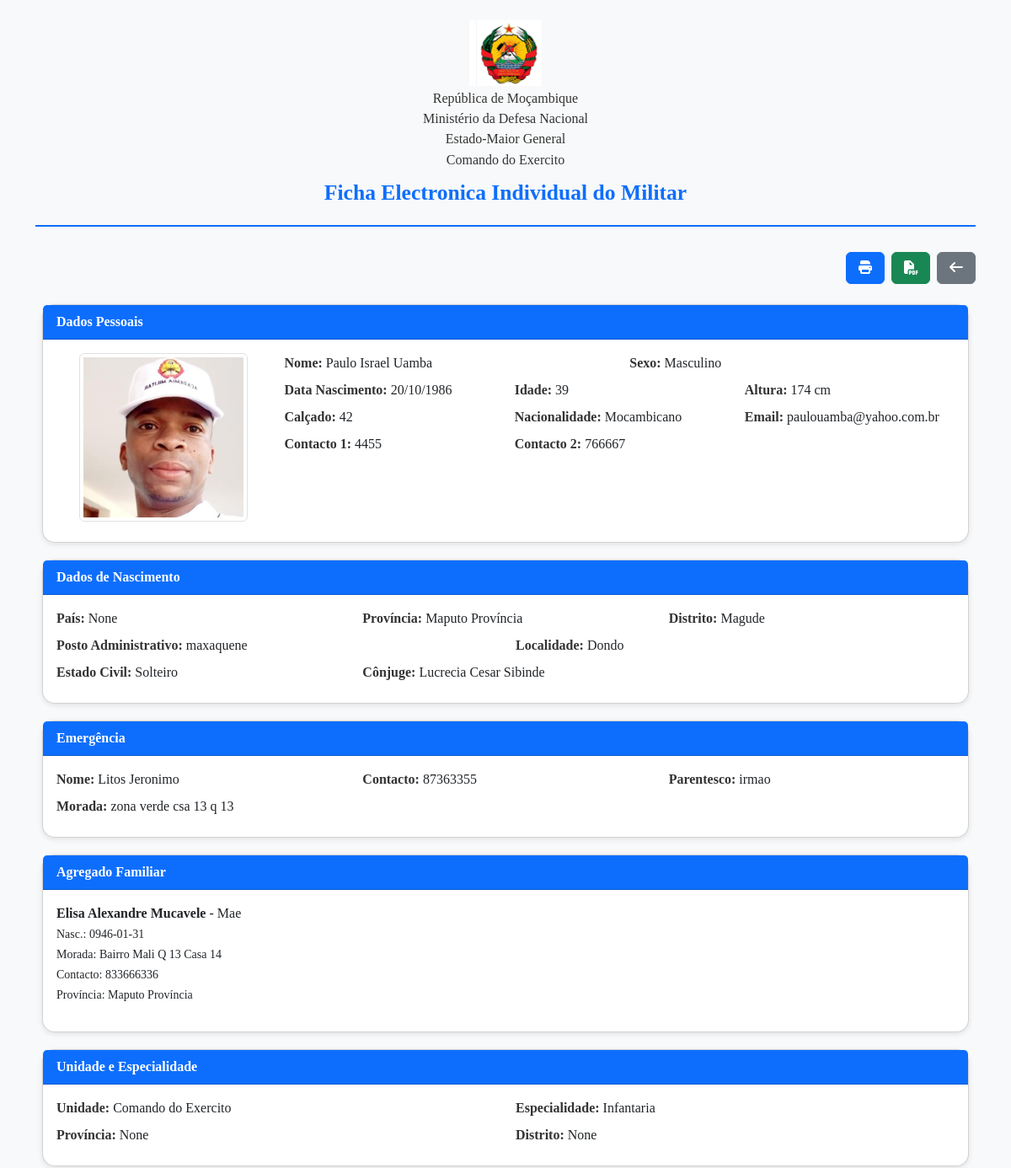
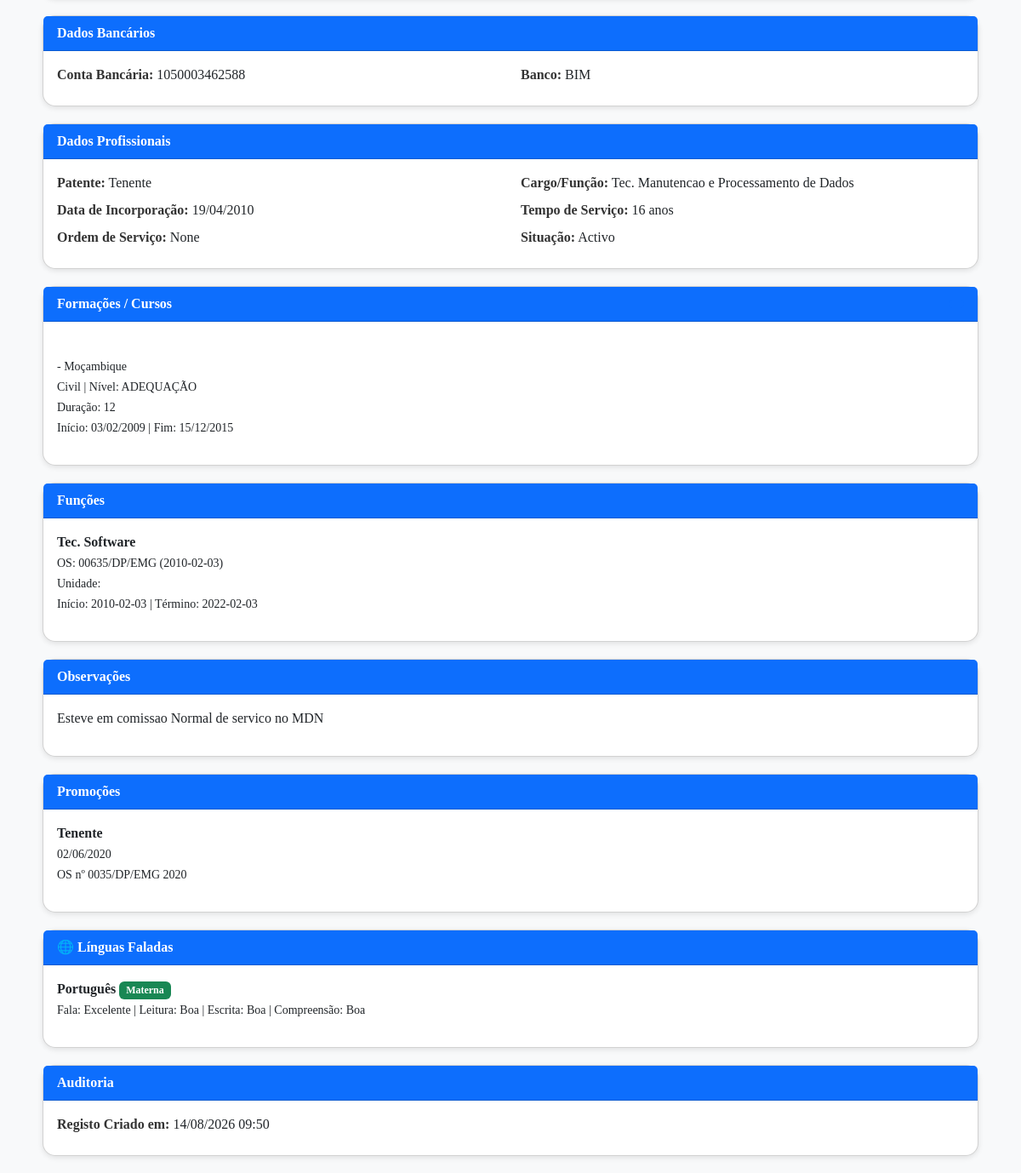
The page /militar/1 on the database its author committed (2 pictures, top to bottom).
### app.py (models this page shows, shortened)
class Militar(db.Model):
    __tablename__ = 'militares'
    id = db.Column(db.Integer, primary_key=True)
    foto = db.Column(db.String(200))
    familiares = db.relationship("Familiar", back_populates="militar", cascade="all, delete-orphan")
    formacoes = db.relationship("Formacao", back_populates="militar", cascade="all, delete-orphan")
    lista_funcoes = db.relationship("Funcao", back_populates="militar", cascade="all, delete-orphan")
    promocoes = db.relationship("Promocao", back_populates="militar", cascade="all, delete-orphan")
    linguas = db.relationship("Lingua", back_populates="militar", cascade="all, delete-orphan")
    nome_completo = db.Column(db.String, nullable=False)
    sexo = db.Column(db.String)
    data_nascimento = db.Column(db.Date)
    idade = db.Column(db.Integer)
    altura = db.Column(db.Integer)
    numero_calcado = db.Column(db.Integer)
    nacionalidade = db.Column(db.String)
    email = db.Column(db.String)
    contacto1 = db.Column(db.String)
    contacto2 = db.Column(db.String)
    patente = db.Column(db.String)
    cargo_funcao = db.Column(db.String)
    regime = db.Column(db.String)
    nuit = db.Column(db.String)
    numero_bi = db.Column(db.String)
    data_emissao_bi = db.Column(db.Date)
    numero_bi_militar = db.Column(db.String)
    validade_bi_militar = db.Column(db.Date)
    numero_passaporte = db.Column(db.String)
    data_emissao_passaporte = db.Column(db.Date)
    pais_nascimento = db.Column(db.String)
    provincia_nascimento = db.Column(db.String)
    distrito_nascimento = db.Column(db.String)
    posto_administrativo = db.Column(db.String)
    localidade = db.Column(db.String)
    estado_civil = db.Column(db.String)
    conjuge = db.Column(db.String)
    data_incorporacao = db.Column(db.Date)
    tempo_servico = db.Column(db.Integer)
    situacao = db.Column(db.String)
    ordem_servico = db.Column(db.String)
    data_ultima_promocao = db.Column(db.Date)
    numero_os_ultima_promocao = db.Column(db.String)
    nivel_academico = db.Column(db.String)
    contacto_emergencia = db.Column(db.String)
    parentesco_emergencia = db.Column(db.String)
    nome_emergencia = db.Column(db.String(100))
    morada_emergencia = db.Column(db.String(200))
    observacoes = db.Column(db.Text)
    especialidade = db.Column(db.String)
    unidade = db.Column(db.String)   # ✔ corrigido: é String, não unidade_id
    provincia = db.Column(db.String)
    distrito = db.Column(db.String)
    conta_bancaria = db.Column(db.String)
    banco = db.Column(db.String)
    tipo_conducao = db.Column(db.String)
    tempo_experiencia_conducao = db.Column(db.Integer)
    tipo_carta = db.Column(db.String)
    numero_carta = db.Column(db.String)
    validade_carta = db.Column(db.Date)
    situacao = db.Column(db.String(50))
    data_obito = db.Column(db.Date, nullable=True)
    causa_obito = db.Column(db.String(100), nullable=True)
    obs_obito = db.Column(db.Text, nullable=True)
    created_at = db.Column(db.DateTime, default=db.func.current_timestamp())
    updated_at = db.Column(db.DateTime, default=db.func.current_timestamp(), onupdate=db.func.current_timestamp())
    criado_por = db.Column(db.String(50))
    criado_em = db.Column(db.DateTime, default=datetime.utcnow)
    atualizado_por = db.Column(db.String(50))
    atualizado_em = db.Column(db.DateTime, onupdate=datetime.utcnow)

class Familiar(db.Model):
    __tablename__ = 'familiares'
    id = db.Column(db.Integer, primary_key=True)
    nome = db.Column(db.String, nullable=False)
    grau_parentesco = db.Column(db.String)
    data_nasc = db.Column(db.Date)
    provincia = db.Column(db.String)
    morada = db.Column(db.String)
    telefone = db.Column(db.String)
    observacoes = db.Column(db.Text)
    militar_id = db.Column(db.Integer, db.ForeignKey('militares.id'))
    militar = db.relationship("Militar", back_populates="familiares")

class Formacao(db.Model):
    __tablename__ = 'formacoes'
    id = db.Column(db.Integer, primary_key=True)
    curso = db.Column(db.String, nullable=False)
    estabelecimento = db.Column(db.String)
    tipo_curso = db.Column(db.String)     # ✔ acrescentado
    nivel = db.Column(db.String)          # ✔ acrescentado
    duracao = db.Column(db.String)        # ✔ acrescentado
    pais = db.Column(db.String)           # ✔ acrescentado
    data_inicio = db.Column(db.Date)
    data_final = db.Column(db.Date)
    observacoes = db.Column(db.Text)
    militar_id = db.Column(db.Integer, db.ForeignKey('militares.id'), nullable=False)
    militar = db.relationship("Militar", back_populates="formacoes")

class Funcao(db.Model):
    __tablename__ = 'funcoes'
    id = db.Column(db.Integer, primary_key=True)
    nome = db.Column(db.String, nullable=False)
    ordem_servico = db.Column(db.String, nullable=True)
    data_ordem = db.Column(db.Date, nullable=True)
    unidade = db.Column(db.String, nullable=True)  # texto simples
    inicio = db.Column(db.Date, nullable=True)
    termino = db.Column(db.Date, nullable=True)
    observacoes = db.Column(db.Text, nullable=True)
    militar_id = db.Column(db.Integer, db.ForeignKey('militares.id'))
    militar = db.relationship("Militar", back_populates="lista_funcoes")

class Promocao(db.Model):
    __tablename__ = 'promocoes'
    id = db.Column(db.Integer, primary_key=True)
    patente = db.Column(db.String)
    data = db.Column(db.Date)
    numero_os = db.Column(db.String)
    observacoes = db.Column(db.Text)
    militar_id = db.Column(db.Integer, db.ForeignKey('militares.id'), nullable=False)
    militar = db.relationship("Militar", back_populates="promocoes")
    militar_ref = db.relationship("Militar", overlaps="militar")

class Lingua(db.Model):
    __tablename__ = "linguas"
    id = db.Column(db.Integer, primary_key=True)
    nome = db.Column(db.String(100), nullable=False)
    fala = db.Column(db.String(50))
    leitura = db.Column(db.String(50))
    escrita = db.Column(db.String(50))
    compreensao = db.Column(db.String(50))
    materna = db.Column(db.Boolean)
    militar_id = db.Column(db.Integer, db.ForeignKey("militares.id"))
    militar = db.relationship("Militar", back_populates="linguas")

### app.py (the view)
@app.route('/militar/<int:id>')
def ficha_militar(id):
    militar = Militar.query.get_or_404(id)
    return render_template("ficha_militar.html", militar=militar)

### templates/ficha_militar.html (shortened to what this page needs)
<!DOCTYPE html>
<html lang="pt">
<head>
  <link rel="stylesheet" href="{{ url_for('static', filename='bootstrap-5.3.8-dist/css/bootstrap.min.css', _external=True) }}">
  <link rel="stylesheet" href="{{ url_for('static', filename='css/all.min.css', _external=True) }}">
</head>
<body class="container mt-4">
  <div class="cabecalho">
    <img src="{{ url_for('static', filename='emblem.png', _external=True) }}" alt="Emblema Nacional">
    <h6>República de Moçambique</h6>
    <h6>Ministério da Defesa Nacional</h6>
    <h6>Estado-Maior General</h6>
    <h6>Comando do Exercito</h6>
    <h5>Ficha Electronica Individual do Militar</h5>
  </div>
  <div class="d-flex justify-content-end gap-2 mb-4">
    <button class="btn btn-primary" onclick="window.print()">
      <i class="fas fa-print"></i>
    </button>
    <a href="/militar/{{ militar.id }}/pdf" class="btn btn-success">
      <i class="fas fa-file-pdf"></i>
    </a>
    <a href="{{ url_for('listar_militares') }}" class="btn btn-secondary">
      <i class="fas fa-arrow-left"></i>
    </a>
  </div>
  <div class="card">
    <div class="card-header">Dados Pessoais</div>
    <div class="card-body p-3 row g-3">
	<div class="col-md-3 text-center ms-auto">
	  {% if militar.foto %}
		{% if '.' in militar.foto %}
		  <img src="{{ url_for('static', filename='uploads/' ~ militar.foto) }}"
			   alt="Foto do Militar" class="img-thumbnail mb-2" style="max-width: 200px;">
		{% else %}
		  <img src="{{ url_for('static', filename='uploads/' ~ militar.foto ~ '.JPG') }}"
			   alt="Foto do Militar" class="img-thumbnail mb-2" style="max-width: 200px;">
		{% endif %}
	  {% else %}
		<p class="text-muted">Sem foto cadastrada</p>
	  {% endif %}
	</div>
      <div class="col-md-9">
        <div class="row">
          <div class="col-md-6 campo"><strong>Nome:</strong> {{ militar.nome_completo }}</div>
          <div class="col-md-6 campo"><strong>Sexo:</strong> {{ militar.sexo }}</div>
          <div class="col-md-4 campo"><strong>Data Nascimento:</strong> {{ militar.data_nascimento.strftime('%d/%m/%Y') if militar.data_nascimento else '' }}</div>
          <div class="col-md-4 campo"><strong>Idade:</strong> {{ militar.idade }}</div>
          <div class="col-md-4 campo"><strong>Altura:</strong> {{ militar.altura }} cm</div>
          <div class="col-md-4 campo"><strong>Calçado:</strong> {{ militar.numero_calcado }}</div>
          <div class="col-md-4 campo"><strong>Nacionalidade:</strong> {{ militar.nacionalidade }}</div>
          <div class="col-md-4 campo"><strong>Email:</strong> {{ militar.email }}</div>
          <div class="col-md-4 campo"><strong>Contacto 1:</strong> {{ militar.contacto1 }}</div>
          <div class="col-md-4 campo"><strong>Contacto 2:</strong> {{ militar.contacto2 }}</div>
        </div>
      </div>
    </div>
  </div>
  <div class="card">
    <div class="card-header">Dados de Nascimento</div>
    <div class="card-body p-3">
      <div class="row">
        <div class="col-md-4 campo"><strong>País:</strong> {{ militar.pais_nascimento }}</div>
        <div class="col-md-4 campo"><strong>Província:</strong> {{ militar.provincia_nascimento }}</div>
        <div class="col-md-4 campo"><strong>Distrito:</strong> {{ militar.distrito_nascimento }}</div>
        <div class="col-md-6 campo"><strong>Posto Administrativo:</strong> {{ militar.posto_administrativo }}</div>
        <div class="col-md-6 campo"><strong>Localidade:</strong> {{ militar.localidade }}</div>
        <div class="col-md-4 campo"><strong>Estado Civil:</strong> {{ militar.estado_civil }}</div>
        <div class="col-md-8 campo"><strong>Cônjuge:</strong> {{ militar.conjuge }}</div>
      </div>
    </div>
  </div>
  <div class="card">
    <div class="card-header">Emergência</div>
    <div class="card-body p-3">
      <div class="row">
        <div class="col-md-4 campo"><strong>Nome:</strong> {{ militar.nome_emergencia }}</div>
        <div class="col-md-4 campo"><strong>Contacto:</strong> {{ militar.contacto_emergencia }}</div>
        <div class="col-md-4 campo"><strong>Parentesco:</strong> {{ militar.parentesco_emergencia }}</div>
        <div class="col-md-12 campo"><strong>Morada:</strong> {{ militar.morada_emergencia }}</div>
      </div>
    </div>
  </div>
  <div class="card">
    <div class="card-header">Agregado Familiar</div>
    <div class="card-body p-3">
      {% if militar.familiares %}
        <div class="row">
          {% for f in militar.familiares %}
            <div class="col-md-6 mb-3">
              <strong>{{ f.nome }}</strong> - {{ f.grau_parentesco }}
              {% if f.data_nasc %}<br><small>Nasc.: {{ f.data_nasc }}</small>{% endif %}
              <br><small>Morada: {{ f.morada }}</small>
              <br><small>Contacto: {{ f.telefone }}</small>
              <br><small>Província: {{ f.provincia }}</small>
            </div>
          {% endfor %}
        </div>
      {% else %}
        <p>Nenhum familiar cadastrado</p>
      {% endif %}
    </div>
  </div>
  <div class="card">
    <div class="card-header">Unidade e Especialidade</div>
    <div class="card-body p-3">
      <div class="row">
        <div class="col-md-6 campo"><strong>Unidade:</strong> {{ militar.unidade }}</div>
        <div class="col-md-6 campo"><strong>Especialidade:</strong> {{ militar.especialidade }}</div>
        <div class="col-md-6 campo"><strong>Província:</strong> {{ militar.provincia }}</div>
        <div class="col-md-6 campo"><strong>Distrito:</strong> {{ militar.distrito }}</div>
      </div>
    </div>
  </div>
  <div class="card">
    <div class="card-header">Dados Bancários</div>
    <div class="card-body p-3">
      <div class="row">
        <div class="col-md-6 campo"><strong>Conta Bancária:</strong> {{ militar.conta_bancaria }}</div>
        <div class="col-md-6 campo"><strong>Banco:</strong> {{ militar.banco }}</div>
      </div>
    </div>
  </div>
<div class="card">
  <div class="card-header">Dados Profissionais</div>
  <div class="card-body p-3">
    <div class="row">
      <div class="col-md-6 campo"><strong>Patente:</strong> {{ militar.patente }}</div>
      <div class="col-md-6 campo"><strong>Cargo/Função:</strong> {{ militar.cargo_funcao }}</div>
      <div class="col-md-6 campo"><strong>Data de Incorporação:</strong> {{ militar.data_incorporacao.strftime('%d/%m/%Y') if militar.data_incorporacao else '' }}</div>
      <div class="col-md-6 campo"><strong>Tempo de Serviço:</strong> {{ militar.tempo_servico }} anos</div>
      <div class="col-md-6 campo"><strong>Ordem de Serviço:</strong> {{ militar.ordem_servico }}</div>
      <div class="col-md-6 campo"><strong>Situação:</strong> {{ militar.situacao }}</div>
    </div>
  </div>
</div>
<div class="card">
  <div class="card-header d-flex justify-content-between align-items-center">
    <span>Formações / Cursos</span>
    <a href="{{ url_for('edit_militar', id=militar.id) }}#formacoes" class="btn btn-sm btn-primary">
    </a>
  </div>
  <div class="card-body p-3">
    {% if militar.formacoes %}
      <div class="row">
        {% for f in militar.formacoes %}
          <div class="col-md-6 mb-3">
            <strong>{{ f.curso }}</strong><br>
            <small>{{ f.estabelecimento }} - {{ f.pais }}</small><br>
            <small>{{ f.tipo_curso }} | Nível: {{ f.nivel }}</small><br>
            <small>Duração: {{ f.duracao }}</small><br>
            <small>Início: {{ f.data_inicio.strftime('%d/%m/%Y') if f.data_inicio else '' }} | Fim: {{ f.data_final.strftime('%d/%m/%Y') if f.data_final else '' }}</small><br>
          </div>
        {% endfor %}
      </div>
    {% else %}
      <p>Nenhuma formação cadastrada</p>
    {% endif %}
  </div>
</div>
  <div class="card">
    <div class="card-header">Funções</div>
    <div class="card-body p-3">
      {% if militar.lista_funcoes %}
        <div class="row">
          {% for f in militar.lista_funcoes %}
            <div class="col-md-6 mb-3">
              <strong>{{ f.nome }}</strong><br>
              <small>OS: {{ f.ordem_servico }} {% if f.data_ordem %} ({{ f.data_ordem }}){% endif %}</small><br>
              <small>Unidade: {{ f.unidade_id }}</small><br>
              <small>Início: {{ f.inicio }} | Término: {{ f.termino }}</small><br>
            </div>
          {% endfor %}
        </div>
      {% else %}
        <p>Nenhuma função cadastrada</p>
      {% endif %}
    </div>
  </div>
  <div class="card">
    <div class="card-header">Observações</div>
    <div class="card-body p-3">
      <p>{{ militar.observacoes }}</p>
    </div>
  </div>
  <div class="card">
    <div class="card-header">Promoções</div>
    <div class="card-body p-3">
      {% if militar.promocoes %}
        <div class="row">
          {% for p in militar.promocoes %}
            <div class="col-md-6 mb-3">
              <strong>{{ p.patente }}</strong><br>
              <small>{{ p.data.strftime('%d/%m/%Y') if p.data else '' }}</small><br>
              <small>OS nº {{ p.numero_os if p.numero_os else "—" }}</small><br>
            </div>
          {% endfor %}
        </div>
      {% else %}
        <p>Nenhuma promoção cadastrada</p>
      {% endif %}
    </div>
  </div>
  <div class="card">
    <div class="card-header">🌐 Línguas Faladas</div>
    <div class="card-body p-3">
      {% if militar.linguas %}
        <div class="row">
          {% for l in militar.linguas %}
            <div class="col-md-6 mb-3">
              <strong>{{ l.nome }}</strong>
              {% if l.materna %} <span class="badge bg-success">Materna</span>{% endif %}<br>
              <small>Fala: {{ l.fala }} | Leitura: {{ l.leitura }} | Escrita: {{ l.escrita }} | Compreensão: {{ l.compreensao }}</small>
            </div>
          {% endfor %}
        </div>
      {% else %}
        <p>Nenhuma língua cadastrada</p>
      {% endif %}
    </div>
  </div>
  <div class="card">
    <div class="card-header">Auditoria</div>
    <div class="card-body p-3">
      <div class="campo"><strong>Registo Criado em:</strong> {{ militar.created_at.strftime('%d/%m/%Y %H:%M') if militar.created_at else '' }}</div>
    </div>
  </div>
</body>
</html>

### rows shown on the page
Militar: foto (picture), nome_completo "Paulo Israel Uamba", sexo "Masculino", data_nascimento "20/10/1986", idade "39", altura "174", numero_calcado "42", nacionalidade "Mocambicano", email "paulouamba@yahoo.com.br", contacto1 "4455", contacto2 "766667", pais_nascimento "None", provincia_nascimento "Maputo Província", distrito_nascimento "Magude", posto_administrativo "maxaquene", localidade "Dondo", estado_civil "Solteiro", conjuge "Lucrecia Cesar Sibinde", nome_emergencia "Litos Jeronimo", contacto_emergencia "87363355", parentesco_emergencia "irmao", morada_emergencia "zona verde csa 13 q 13", unidade "Comando do Exercito", especialidade "Infantaria", provincia "None", distrito "None", conta_bancaria "1050003462588", banco "BIM", patente "Tenente", cargo_funcao "Tec. Manutencao e Processamento de Dados", data_incorporacao "19/04/2010", tempo_servico "16", ordem_servico "None", situacao "Activo", observacoes "Esteve em comissao Normal de servico no MDN", created_at "14/08/2026 09:50"
Familiar: nome "Elisa Alexandre Mucavele", grau_parentesco "Mae", data_nasc "0946-01-31", morada "Bairro Mali Q 13 Casa 14", telefone "833666336", provincia "Maputo Província"
Formacao: pais "Moçambique", tipo_curso "Civil", nivel "ADEQUAÇÃO", duracao "12", data_inicio "03/02/2009", data_final "15/12/2015"
Funcao: nome "Tec. Software", ordem_servico "00635/DP/EMG", data_ordem "2010-02-03", inicio "2010-02-03", termino "2022-02-03"
Promocao: patente "Tenente", data "02/06/2020", numero_os "0035/DP/EMG 2020"
Lingua: nome "Português", materna "Materna", fala "Excelente", leitura "Boa", escrita "Boa", compreensao "Boa"
